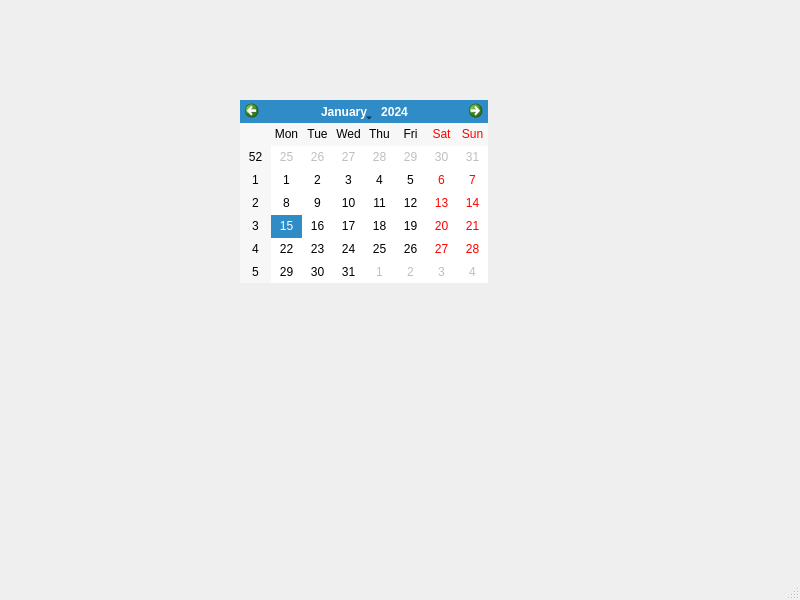
<?xml version="1.0" encoding="UTF-8"?>
<ui version="4.0">
 <class>MainWindow</class>
 <widget class="QMainWindow" name="MainWindow">
  <property name="geometry">
   <rect>
    <x>0</x>
    <y>0</y>
    <width>800</width>
    <height>600</height>
   </rect>
  </property>
  <property name="windowTitle">
   <string>MainWindow</string>
  </property>
  <widget class="QWidget" name="centralwidget">
   <widget class="QCalendarWidget" name="calendarWidget">
    <property name="geometry">
     <rect>
      <x>240</x>
      <y>100</y>
      <width>248</width>
      <height>183</height>
     </rect>
    </property>
   </widget>
  </widget>
  <widget class="QMenuBar" name="menubar">
   <property name="geometry">
    <rect>
     <x>0</x>
     <y>0</y>
     <width>800</width>
     <height>21</height>
    </rect>
   </property>
  </widget>
  <widget class="QStatusBar" name="statusbar"/>
 </widget>
 <resources/>
 <connections/>
</ui>
